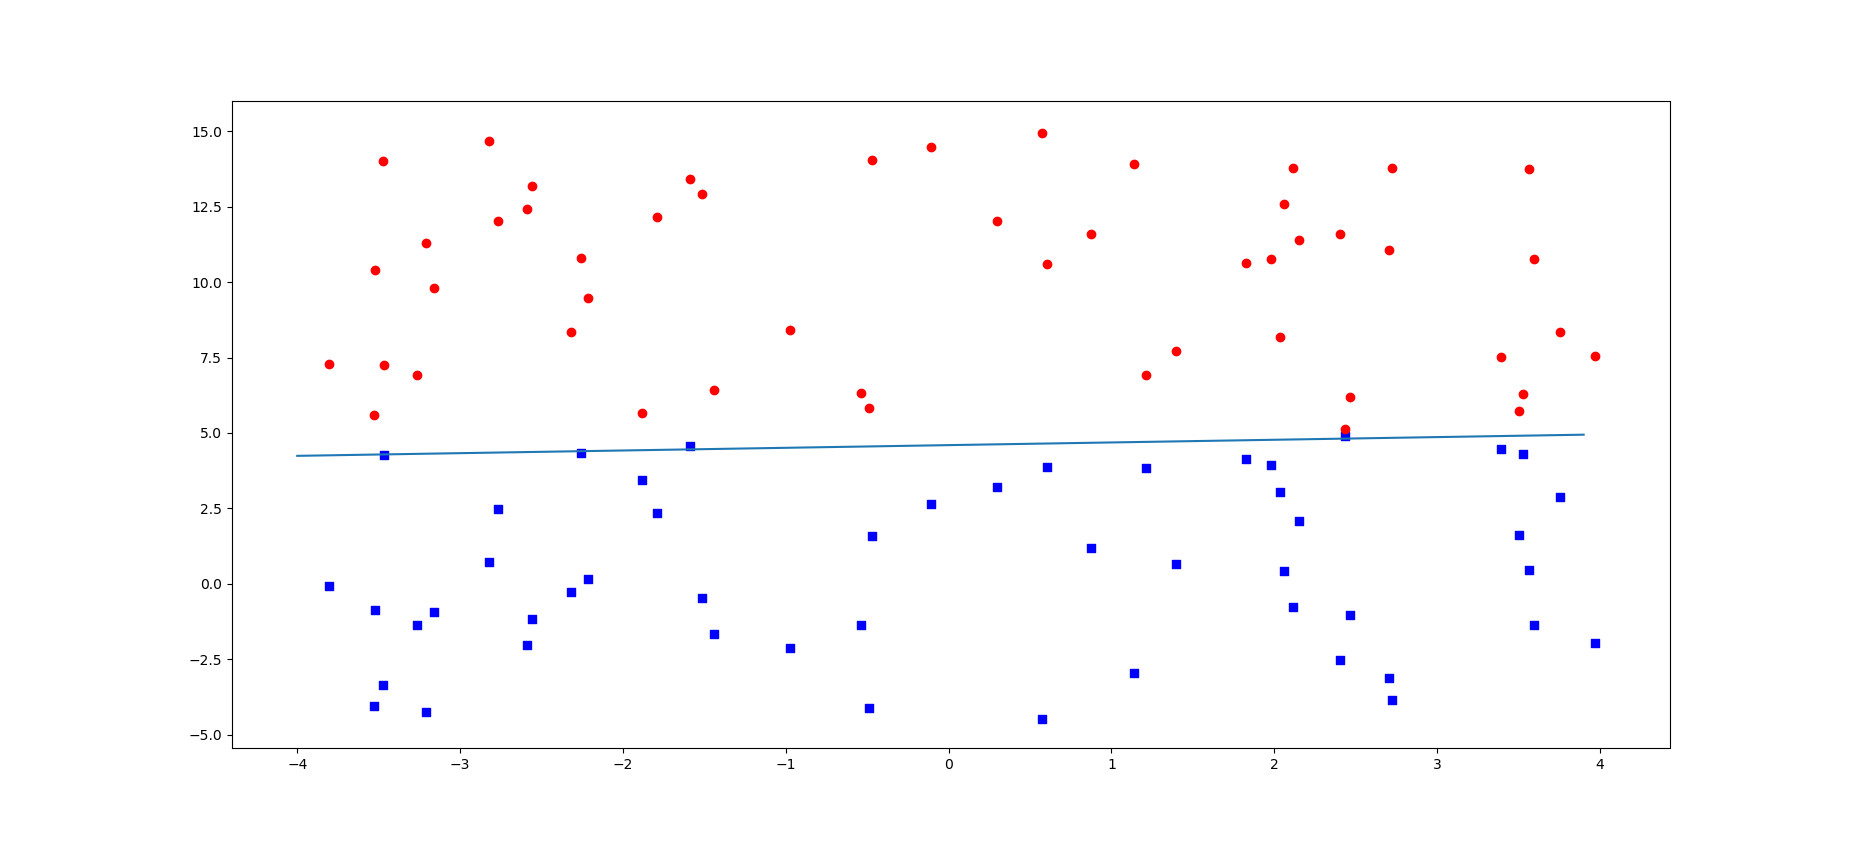

This chart was generated by the following Python code:
import numpy as np
import matplotlib.pyplot as plt

def loadDataset():
    f = open("./Dataset.txt")
    dataMat = []
    labelMat = []
    for line in f.readlines():
        lineData = (line.strip().split())
        dataMat.append([1.0, float(lineData[0]), float(lineData[1])])
        labelMat.append(int(lineData[2]))
    return dataMat, labelMat

def sigmoid(x):
    return 1.0 / (1 + np.exp(-x))

def grandAscent(dataMat, labels):
    dataMatrix = np.mat(dataMat)
    labelMat = np.mat(labels).transpose()
    m,n = np.shape(dataMatrix)
    alpha = 0.001
    iterations = 500
    weights = np.ones([n,1])
    for k in range(iterations):
        h = sigmoid(dataMatrix * weights)
        error = labelMat - h
        weights = weights + alpha * dataMatrix.transpose() * error
    return weights

def plotFig(weights, dataset, labels):
    type1x = []
    type1y = []
    type2x = []
    type2y = []
    for i in range(len(dataset)):
        if(labels[i] == 1):
            type1x.append(dataset[i][1])
            type1y.append(dataset[i][2])
        else:
            type2x.append(dataset[i][1])
            type2y.append(dataset[i][2])
    weights = np.asarray(weights)    
    x = np.arange(-4.0, 4.0, 0.1)
    y = (-weights[0] - weights[1]*x) / weights[2]
    fig = plt.figure()
    ax = fig.add_subplot(111)
    ax.plot(x, y)
    ax.scatter(type1x, type1y, color = 'b', marker = 's')
    ax.scatter(type2x, type2y, color = 'r')
    plt.show()


if __name__ == "__main__":
    dataMat,labelMat = loadDataset()
    weights = grandAscent(dataMat, labelMat)
    plotFig(weights, dataMat, labelMat)
